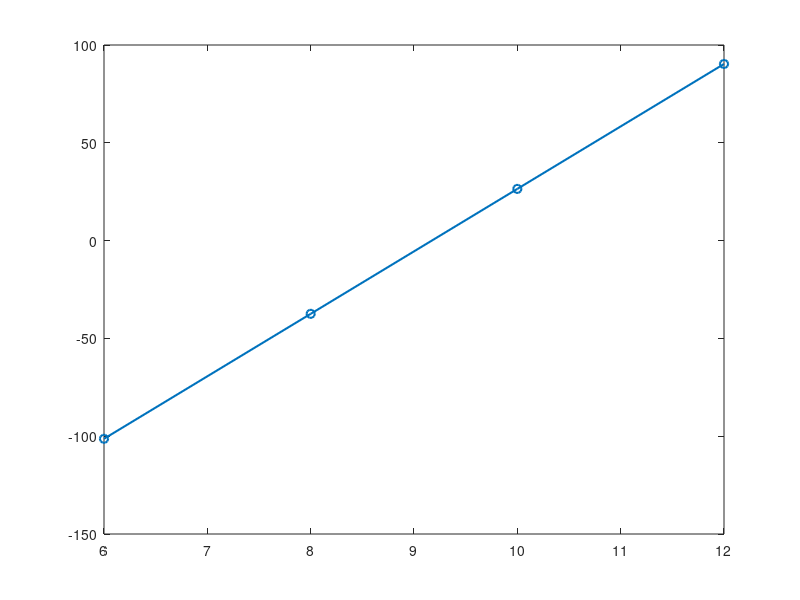

The MATLAB source for this figure: (Note: this script raises an error after producing the figure.)
%% 10 - NPV Sensitivity Analysis
% One-factor-at-a-time sensitivity model. All values in INR lakh.
clc; clear; close all;

N = 20;
base_discount_rate = 0.10;
base_CAPEX = 233.50;
base_PV_saving = 30.01;
base_OPEX = 5.00;
battery_replacement_year10 = 0.70*62.50;
years = (0:N)';

baseCF = zeros(N+1,1);
baseCF(1) = -base_CAPEX;
for y = 1:N
    baseCF(y+1) = base_PV_saving-base_OPEX;
end
baseCF(11) = baseCF(11)-battery_replacement_year10;

NPVcalc = @(cf,r) sum(cf./(1+r).^years);
baseNPV = NPVcalc(baseCF,base_discount_rate);
fprintf('Base-case NPV: Rs %.2f lakh\\n',baseNPV);

% Tariff sensitivity: assume PV savings scale linearly with effective tariff.
tariffs = [6 8 10 12];
npv_tariff = zeros(size(tariffs));
for i = 1:numel(tariffs)
    cf = baseCF;
    annual_saving = base_PV_saving*(tariffs(i)/8);
    for y = 1:N, cf(y+1) = annual_saving-base_OPEX; end
    cf(11) = cf(11)-battery_replacement_year10;
    npv_tariff(i) = NPVcalc(cf,base_discount_rate);
end
figure('Name','NPV Sensitivity to Electricity Tariff');
plot(tariffs,npv_tariff,'-o','LineWidth',1.5); hold on; yline(0,'--'); hold off;
xlabel('Assumed Electricity Tariff (INR/kWh)'); ylabel('NPV (INR lakh)');
title('NPV Sensitivity to Electricity Tariff'); grid on;

% CAPEX sensitivity.
capex_factors = [0.8 1.0 1.2];
npv_capex = zeros(size(capex_factors));
for i = 1:numel(capex_factors)
    cf = baseCF; cf(1) = -base_CAPEX*capex_factors(i);
    npv_capex(i) = NPVcalc(cf,base_discount_rate);
end
figure('Name','NPV Sensitivity to Initial Capital Cost');
plot(capex_factors*100,npv_capex,'-o','LineWidth',1.5); hold on; yline(0,'--'); hold off;
xlabel('Initial CAPEX (% of Base Case)'); ylabel('NPV (INR lakh)');
title('NPV Sensitivity to Initial Capital Cost'); grid on;

% OPEX sensitivity.
opex_cases = [3 5 7];
npv_opex = zeros(size(opex_cases));
for i = 1:numel(opex_cases)
    cf = baseCF;
    for y = 1:N, cf(y+1) = base_PV_saving-opex_cases(i); end
    cf(11) = cf(11)-battery_replacement_year10;
    npv_opex(i) = NPVcalc(cf,base_discount_rate);
end
figure('Name','NPV Sensitivity to Annual Operating Expenses');
plot(opex_cases,npv_opex,'-o','LineWidth',1.5); hold on; yline(0,'--'); hold off;
xlabel('Annual OPEX (INR lakh/year)'); ylabel('NPV (INR lakh)');
title('NPV Sensitivity to Annual Operating Expenses'); grid on;

% PV savings sensitivity.
pv_factors = [0.8 1.0 1.1];
npv_pv = zeros(size(pv_factors));
for i = 1:numel(pv_factors)
    cf = baseCF;
    for y = 1:N, cf(y+1) = base_PV_saving*pv_factors(i)-base_OPEX; end
    cf(11) = cf(11)-battery_replacement_year10;
    npv_pv(i) = NPVcalc(cf,base_discount_rate);
end
figure('Name','NPV Sensitivity to PV Energy Utilization');
plot(pv_factors*100,npv_pv,'-o','LineWidth',1.5); hold on; yline(0,'--'); hold off;
xlabel('Direct PV Saving (% of Base Case)'); ylabel('NPV (INR lakh)');
title('NPV Sensitivity to PV Energy Utilization'); grid on;

% Discount-rate sensitivity.
discount_rates = [0.06 0.08 0.10 0.12];
npv_rate = zeros(size(discount_rates));
for i = 1:numel(discount_rates)
    npv_rate(i) = NPVcalc(baseCF,discount_rates(i));
end
figure('Name','NPV Sensitivity to Discount Rate');
plot(discount_rates*100,npv_rate,'-o','LineWidth',1.5); hold on; yline(0,'--'); hold off;
xlabel('Discount Rate (%)'); ylabel('NPV (INR lakh)');
title('NPV Sensitivity to Discount Rate'); grid on;

fprintf('\\nTARIFF SENSITIVITY\\n');
for i=1:numel(tariffs), fprintf('Rs %.2f/kWh: NPV Rs %.2f lakh\\n',tariffs(i),npv_tariff(i)); end
fprintf('\\nCAPEX SENSITIVITY\\n');
for i=1:numel(capex_factors), fprintf('%.0f%% of base: NPV Rs %.2f lakh\\n',100*capex_factors(i),npv_capex(i)); end
fprintf('\\nOPEX SENSITIVITY\\n');
for i=1:numel(opex_cases), fprintf('Rs %.2f lakh/year: NPV Rs %.2f lakh\\n',opex_cases(i),npv_opex(i)); end
fprintf('\\nPV SAVINGS SENSITIVITY\\n');
for i=1:numel(pv_factors), fprintf('%.0f%% of base: NPV Rs %.2f lakh\\n',100*pv_factors(i),npv_pv(i)); end
fprintf('\\nDISCOUNT-RATE SENSITIVITY\\n');
for i=1:numel(discount_rates), fprintf('%.0f%%: NPV Rs %.2f lakh\\n',100*discount_rates(i),npv_rate(i)); end
